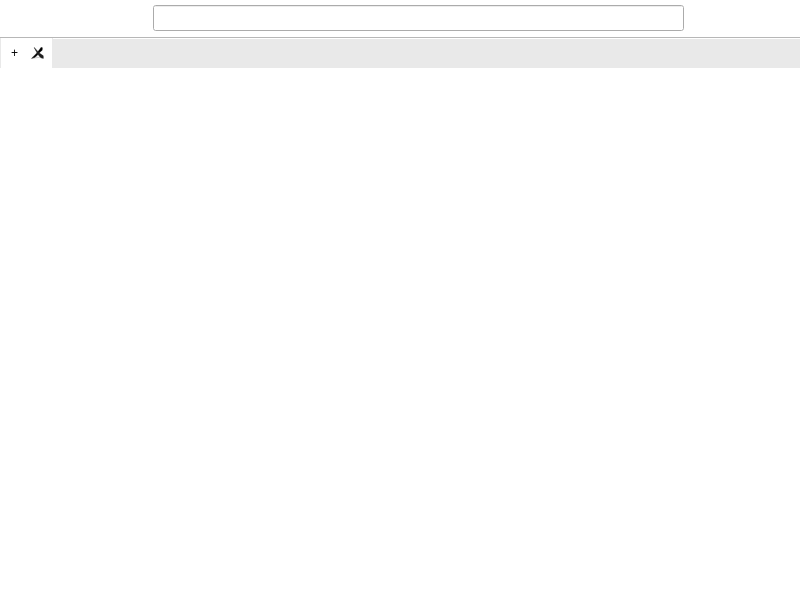
<?xml version="1.0" encoding="UTF-8"?>
<ui version="4.0">
 <class>MainWindow</class>
 <widget class="QMainWindow" name="MainWindow">
  <property name="geometry">
   <rect>
    <x>0</x>
    <y>0</y>
    <width>800</width>
    <height>600</height>
   </rect>
  </property>
  <property name="windowTitle">
   <string>MainWindow</string>
  </property>
  <property name="styleSheet">
   <string notr="true">QWidget#centralwidget {background-color:white}</string>
  </property>
  <widget class="QWidget" name="centralwidget">
   <layout class="QVBoxLayout" name="verticalLayout">
    <property name="spacing">
     <number>0</number>
    </property>
    <property name="leftMargin">
     <number>0</number>
    </property>
    <property name="topMargin">
     <number>0</number>
    </property>
    <property name="rightMargin">
     <number>0</number>
    </property>
    <property name="bottomMargin">
     <number>0</number>
    </property>
    <item>
     <layout class="QHBoxLayout" name="horizontalLayout">
      <property name="spacing">
       <number>5</number>
      </property>
      <property name="sizeConstraint">
       <enum>QLayout::SetDefaultConstraint</enum>
      </property>
      <property name="leftMargin">
       <number>5</number>
      </property>
      <property name="topMargin">
       <number>5</number>
      </property>
      <property name="rightMargin">
       <number>5</number>
      </property>
      <property name="bottomMargin">
       <number>5</number>
      </property>
      <item>
       <widget class="QPushButton" name="btnAtras">
        <property name="minimumSize">
         <size>
          <width>26</width>
          <height>26</height>
         </size>
        </property>
        <property name="styleSheet">
         <string notr="true">:hover {
	background:rgba(80, 170, 255, 50);
}

:pressed {
	background:rgba(80, 170, 255, 100);
}

QPushButton {background: white; border:none}</string>
        </property>
        <property name="text">
         <string/>
        </property>
        <property name="icon">
         <iconset>
          <normaloff>img/left-arrow.png</normaloff>img/left-arrow.png</iconset>
        </property>
        <property name="flat">
         <bool>true</bool>
        </property>
       </widget>
      </item>
      <item>
       <widget class="QPushButton" name="btnAdelante">
        <property name="minimumSize">
         <size>
          <width>26</width>
          <height>26</height>
         </size>
        </property>
        <property name="styleSheet">
         <string notr="true">:hover {
	background:rgba(80, 170, 255, 50);
}

:pressed {
	background:rgba(80, 170, 255, 100);
}

QPushButton {background: white; border:none}</string>
        </property>
        <property name="text">
         <string/>
        </property>
        <property name="icon">
         <iconset>
          <normaloff>img/next.png</normaloff>img/next.png</iconset>
        </property>
        <property name="flat">
         <bool>true</bool>
        </property>
       </widget>
      </item>
      <item>
       <widget class="QPushButton" name="btnRefrescar">
        <property name="minimumSize">
         <size>
          <width>26</width>
          <height>26</height>
         </size>
        </property>
        <property name="styleSheet">
         <string notr="true">:hover {
	background:rgba(80, 170, 255, 50);
}

:pressed {
	background:rgba(80, 170, 255, 100);
}

QPushButton {background: white; border:none}</string>
        </property>
        <property name="text">
         <string/>
        </property>
        <property name="icon">
         <iconset>
          <normaloff>img/refresh.png</normaloff>img/refresh.png</iconset>
        </property>
        <property name="flat">
         <bool>true</bool>
        </property>
       </widget>
      </item>
      <item>
       <widget class="QPushButton" name="btnHome">
        <property name="minimumSize">
         <size>
          <width>26</width>
          <height>26</height>
         </size>
        </property>
        <property name="styleSheet">
         <string notr="true">:hover {
	background:rgba(80, 170, 255, 50);
}

:pressed {
	background:rgba(80, 170, 255, 100);
}

QPushButton {background: white; border:none}</string>
        </property>
        <property name="text">
         <string/>
        </property>
        <property name="icon">
         <iconset>
          <normaloff>img/home.png</normaloff>img/home.png</iconset>
        </property>
        <property name="flat">
         <bool>true</bool>
        </property>
       </widget>
      </item>
      <item>
       <widget class="QLineEdit" name="editUrl">
        <property name="minimumSize">
         <size>
          <width>0</width>
          <height>26</height>
         </size>
        </property>
        <property name="focusPolicy">
         <enum>Qt::StrongFocus</enum>
        </property>
        <property name="clearButtonEnabled">
         <bool>true</bool>
        </property>
       </widget>
      </item>
      <item>
       <widget class="QPushButton" name="btnFav">
        <property name="minimumSize">
         <size>
          <width>26</width>
          <height>26</height>
         </size>
        </property>
        <property name="styleSheet">
         <string notr="true">:hover {
	background:rgba(80, 170, 255, 50);
}

:pressed {
	background:rgba(80, 170, 255, 100);
}

QPushButton {background: white; border:none}</string>
        </property>
        <property name="text">
         <string/>
        </property>
        <property name="icon">
         <iconset>
          <normaloff>img/star.png</normaloff>img/star.png</iconset>
        </property>
        <property name="flat">
         <bool>true</bool>
        </property>
       </widget>
      </item>
      <item>
       <widget class="QPushButton" name="btnHist">
        <property name="minimumSize">
         <size>
          <width>26</width>
          <height>26</height>
         </size>
        </property>
        <property name="styleSheet">
         <string notr="true">:hover {
	background:rgba(80, 170, 255, 50);
}

:pressed {
	background:rgba(80, 170, 255, 100);
}

QPushButton {background: white; border:none}</string>
        </property>
        <property name="text">
         <string/>
        </property>
        <property name="icon">
         <iconset>
          <normaloff>img/calendar.png</normaloff>img/calendar.png</iconset>
        </property>
        <property name="flat">
         <bool>true</bool>
        </property>
       </widget>
      </item>
      <item>
       <widget class="QPushButton" name="btnMenu">
        <property name="minimumSize">
         <size>
          <width>26</width>
          <height>26</height>
         </size>
        </property>
        <property name="styleSheet">
         <string notr="true">:hover {
	background:rgba(80, 170, 255, 50);
}

:pressed {
	background:rgba(80, 170, 255, 100);
}

QPushButton {background: white; border:none}

</string>
        </property>
        <property name="text">
         <string/>
        </property>
        <property name="icon">
         <iconset>
          <normaloff>img/menu.png</normaloff>img/menu.png</iconset>
        </property>
        <property name="flat">
         <bool>false</bool>
        </property>
       </widget>
      </item>
     </layout>
    </item>
    <item>
     <widget class="QTabWidget" name="tabWidget">
      <property name="styleSheet">
       <string notr="true">QTabBar {
	background-color:rgb(233, 233, 233);
	border-top: 1px solid rgb(70, 70, 70);
}

QTabBar::tab { 
	max-width: 250px;
	margin-top: 1px; 
}

QTabWidget::pane {
    border: 1px solid black;
    background: white;
}

QTabWidget::tab-bar:top {
    top: 1px;
}

QTabWidget::tab-bar:bottom {
    bottom: 1px;
}

QTabWidget::tab-bar:left {
    right: 1px;
}

QTabWidget::tab-bar:right {
    left: 1px;
}

QTabBar::tab:selected {
    background: white;
	margin-right: 1px;
}

QTabBar::tab:selected:!first {
	margin-left: 1px;
}

QTabBar::tab:!selected {
    background: rgb(240, 240, 240);
}

QTabBar::tab:!selected:hover {
    background: rgb(245, 245, 245);
}

QTabBar::tab:!selected:!previous-selected:middle {
	border-left: 1px solid rgb(150, 150, 150); 
}

QTabBar::tab:last:!previous-selected {
	border-left: 1px solid rgb(150, 150, 150); 
}

QTabBar::tab:top:last {
    margin-right: 0;
	width: 4ex;
}

QTabBar::tab:top, QTabBar::tab:bottom {

    padding: 5px 10px 5px 10px;
}

QTabBar::tab:top:selected {
    border-bottom-color: none;
}

QTabBar::close-button {
	image: url(&quot;img/close-tab.png&quot;);
}

QTabBar::close-button:hover {
	image: url(&quot;img/close-tab-hover.png&quot;);
}</string>
      </property>
      <property name="currentIndex">
       <number>0</number>
      </property>
      <property name="documentMode">
       <bool>true</bool>
      </property>
      <property name="tabsClosable">
       <bool>true</bool>
      </property>
      <widget class="QWidget" name="tabAnadir">
       <attribute name="title">
        <string>+</string>
       </attribute>
      </widget>
     </widget>
    </item>
   </layout>
  </widget>
 </widget>
 <resources/>
 <connections/>
</ui>
